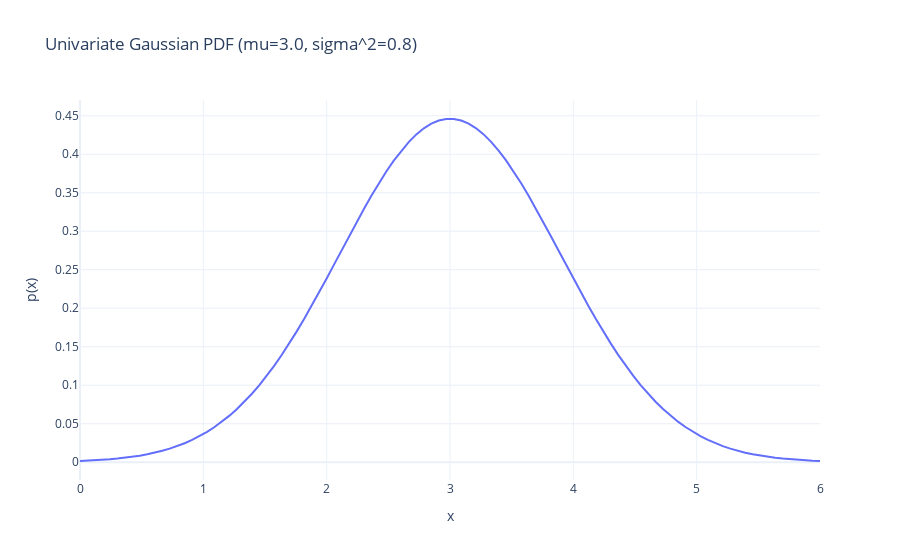
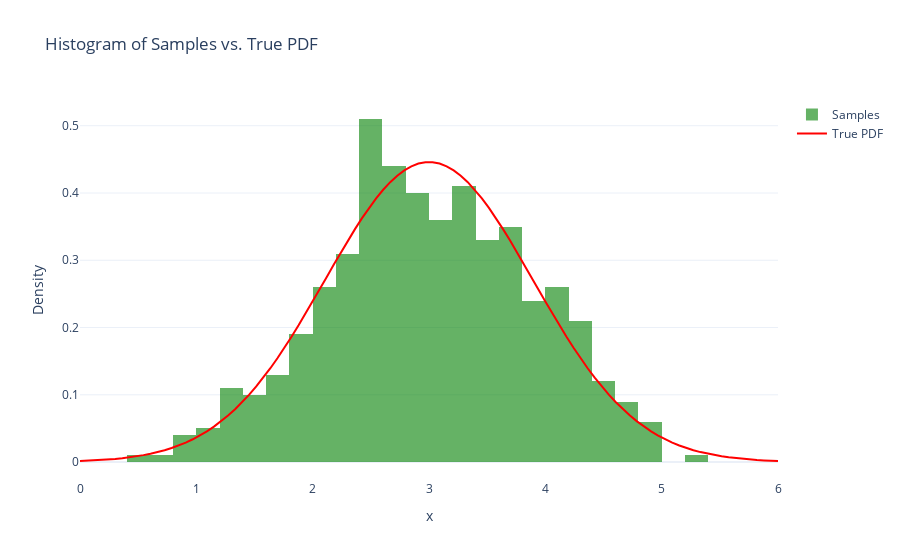

The notebook cell saved with these charts, in order:
### Markdown cell above
# Lecture 06: Gaussian Probability Distributions

Based on the lecture slides by Philipp Hennig (SS 2023).

Welcome to Lecture 06! This session focuses on the Gaussian distribution, which is arguably the most important distribution in probabilistic machine learning. We will explore its key properties, how it relates to linear algebra, and why this makes inference particularly tractable. We'll use JAX to implement the concepts and work through realistic examples.

## Review: Exponential Families

As we saw in Lecture 05, many common probability distributions belong to the **Exponential Family**. A distribution is in this family if its probability density/mass function can be written as:
$$p_w(x) = h(x) \exp[\phi(x)^T w - \log Z(w)]$$
where $h(x)$ is the base measure, $\phi(x)$ are the sufficient statistics, $w$ are the natural parameters, and $Z(w)$ is the partition function. This structure is powerful because it simplifies things like finding conjugate priors and performing maximum likelihood estimation.

## The Univariate Gaussian Distribution

Let's start with the familiar **univariate Gaussian** (or Normal) distribution, denoted as $N(x; \mu, \sigma^2)$. Its probability density function (PDF) is:
$$N(x; \mu, \sigma^2) = \frac{1}{\sqrt{2\pi\sigma^2}} \exp\left(-\frac{(x - \mu)^2}{2\sigma^2}\right)$$
Here, $\mu$ is the mean and $\sigma^2$ is the variance.

In Lecture 05, we showed that the univariate Gaussian is an Exponential Family member. Its sufficient statistics are $\phi(x) = \begin{bmatrix} x \\ -x^2/2 \end{bmatrix}$ and its natural parameters are $w = \begin{bmatrix} \mu/\sigma^2 \\ 1/\sigma^2 \end{bmatrix}$.

Let's use JAX to work with the univariate Gaussian. JAX's `jax.scipy.stats` module provides convenient functions for standard distributions.

### Code cell
# Set a random seed for reproducibility
key = jrandom.PRNGKey(42)


# Define the standard log PDF of a univariate Gaussian
def univariate_gaussian_log_pdf(x, mu, sigma_sq):
    """
    Log PDF of a univariate Gaussian N(x; mu, sigma_sq).
    """
    # jss.norm.logpdf handles the calculation directly
    return jss.norm.logpdf(x, loc=mu, scale=jnp.sqrt(sigma_sq))  # scale is std dev


# Example: Plotting a Gaussian PDF
mu_example = 3.0
sigma_sq_example = 0.8
x_values = jnp.linspace(0, 6, 100)
pdf_values = jnp.exp(
    univariate_gaussian_log_pdf(x_values, mu_example, sigma_sq_example)
)

fig = go.Figure()
fig.add_trace(
    go.Scatter(x=np.array(x_values), y=np.array(pdf_values), mode="lines", name="PDF")
)
fig.update_layout(
    title=f"Univariate Gaussian PDF (mu={mu_example}, sigma^2={sigma_sq_example})",
    xaxis_title="x",
    yaxis_title="p(x)",
    template="plotly_white",
)
fig.show()

# Example: Sampling from a univariate Gaussian
key, subkey = jrandom.split(key)  # Split the key for new randomness
num_samples = 500
samples = (
    jrandom.normal(subkey, (num_samples,)) * jnp.sqrt(sigma_sq_example) + mu_example
)

# Plot histogram of samples and true PDF using Plotly
hist = go.Histogram(
    x=np.array(samples),
    nbinsx=30,
    histnorm="probability density",
    opacity=0.6,
    marker_color="green",
    name="Samples",
)
pdf_line = go.Scatter(
    x=np.array(x_values),
    y=np.array(pdf_values),
    mode="lines",
    line=dict(color="red", width=2),
    name="True PDF",
)
fig_hist = go.Figure([hist, pdf_line])
fig_hist.update_layout(
    title="Histogram of Samples vs. True PDF",
    xaxis_title="x",
    yaxis_title="Density",
    template="plotly_white",
)
fig_hist.show()

### Figure 1 — Plotly figure (JSON) as saved in the notebook; plotly's stock layout.template omitted (floating-point values rounded to 4 significant figures)
{"data": [{"mode": "lines", "name": "PDF", "type": "scatter", "x": [0.0, 0.06061, 0.1212, 0.1818, 0.2424, 0.303, 0.3636, 0.4242, 0.4848, 0.5455, 0.6061, 0.6667, 0.7273, 0.7879, 0.8485, 0.9091, 0.9697, 1.03, 1.091, 1.152, 1.212, 1.273, 1.333, 1.394, 1.455, 1.515, 1.576, 1.636, 1.697, 1.758, 1.818, 1.879, 1.939, 2.0, 2.061, 2.121, 2.182, 2.242, 2.303, 2.364, 2.424, 2.485, 2.545, 2.606, 2.667, 2.727, 2.788, 2.848, 2.909, 2.97, 3.03, 3.091, 3.152, 3.212, 3.273, 3.333, 3.394, 3.455, 3.515, 3.576, 3.636, 3.697, 3.758, 3.818, 3.879, 3.939, 4.0, 4.061, 4.121, 4.182, 4.242, 4.303, 4.364, 4.424, 4.485, 4.545, 4.606, 4.667, 4.727, 4.788, 4.848, 4.909, 4.97, 5.03, 5.091, 5.152, 5.212, 5.273, 5.333, 5.394, 5.455, 5.515, 5.576, 5.636, 5.697, 5.758, 5.818, 5.879, 5.939, 6.0], "y": [0.001609, 0.002014, 0.002511, 0.003116, 0.003849, 0.004732, 0.005791, 0.007056, 0.008556, 0.01033, 0.01241, 0.01484, 0.01767, 0.02095, 0.02471, 0.02902, 0.03392, 0.03947, 0.04572, 0.05271, 0.0605, 0.06911, 0.07859, 0.08897, 0.1002, 0.1124, 0.1255, 0.1395, 0.1543, 0.17, 0.1863, 0.2033, 0.2208, 0.2387, 0.2569, 0.2753, 0.2935, 0.3116, 0.3292, 0.3463, 0.3626, 0.3779, 0.392, 0.4048, 0.4161, 0.4258, 0.4337, 0.4397, 0.4437, 0.4458, 0.4458, 0.4437, 0.4397, 0.4337, 0.4258, 0.4161, 0.4048, 0.392, 0.3779, 0.3626, 0.3463, 0.3292, 0.3116, 0.2935, 0.2753, 0.2569, 0.2387, 0.2208, 0.2033, 0.1863, 0.17, 0.1543, 0.1395, 0.1255, 0.1124, 0.1002, 0.08897, 0.07859, 0.06911, 0.0605, 0.05271, 0.04572, 0.03947, 0.03392, 0.02902, 0.02471, 0.02095, 0.01767, 0.01484, 0.01241, 0.01033, 0.008556, 0.007055, 0.005791, 0.004732, 0.003849, 0.003116, 0.002511, 0.002014, 0.001609]}], "layout": {"title": {"text": "Univariate Gaussian PDF (mu=3.0, sigma^2=0.8)"}, "xaxis": {"title": {"text": "x"}}, "yaxis": {"title": {"text": "p(x)"}}}}

### Figure 2 — Plotly figure (JSON) as saved in the notebook; plotly's stock layout.template omitted (floating-point values rounded to 4 significant figures; data arrays with more than 128 entries replaced by an {"elided": "..."} marker saying what was removed)
{"data": [{"histnorm": "probability density", "marker": {"color": "green"}, "name": "Samples", "nbinsx": 30, "opacity": 0.6, "type": "histogram", "x": {"elided": "500 float values"}}, {"line": {"color": "red", "width": 2}, "mode": "lines", "name": "True PDF", "type": "scatter", "x": [0.0, 0.06061, 0.1212, 0.1818, 0.2424, 0.303, 0.3636, 0.4242, 0.4848, 0.5455, 0.6061, 0.6667, 0.7273, 0.7879, 0.8485, 0.9091, 0.9697, 1.03, 1.091, 1.152, 1.212, 1.273, 1.333, 1.394, 1.455, 1.515, 1.576, 1.636, 1.697, 1.758, 1.818, 1.879, 1.939, 2.0, 2.061, 2.121, 2.182, 2.242, 2.303, 2.364, 2.424, 2.485, 2.545, 2.606, 2.667, 2.727, 2.788, 2.848, 2.909, 2.97, 3.03, 3.091, 3.152, 3.212, 3.273, 3.333, 3.394, 3.455, 3.515, 3.576, 3.636, 3.697, 3.758, 3.818, 3.879, 3.939, 4.0, 4.061, 4.121, 4.182, 4.242, 4.303, 4.364, 4.424, 4.485, 4.545, 4.606, 4.667, 4.727, 4.788, 4.848, 4.909, 4.97, 5.03, 5.091, 5.152, 5.212, 5.273, 5.333, 5.394, 5.455, 5.515, 5.576, 5.636, 5.697, 5.758, 5.818, 5.879, 5.939, 6.0], "y": [0.001609, 0.002014, 0.002511, 0.003116, 0.003849, 0.004732, 0.005791, 0.007056, 0.008556, 0.01033, 0.01241, 0.01484, 0.01767, 0.02095, 0.02471, 0.02902, 0.03392, 0.03947, 0.04572, 0.05271, 0.0605, 0.06911, 0.07859, 0.08897, 0.1002, 0.1124, 0.1255, 0.1395, 0.1543, 0.17, 0.1863, 0.2033, 0.2208, 0.2387, 0.2569, 0.2753, 0.2935, 0.3116, 0.3292, 0.3463, 0.3626, 0.3779, 0.392, 0.4048, 0.4161, 0.4258, 0.4337, 0.4397, 0.4437, 0.4458, 0.4458, 0.4437, 0.4397, 0.4337, 0.4258, 0.4161, 0.4048, 0.392, 0.3779, 0.3626, 0.3463, 0.3292, 0.3116, 0.2935, 0.2753, 0.2569, 0.2387, 0.2208, 0.2033, 0.1863, 0.17, 0.1543, 0.1395, 0.1255, 0.1124, 0.1002, 0.08897, 0.07859, 0.06911, 0.0605, 0.05271, 0.04572, 0.03947, 0.03392, 0.02902, 0.02471, 0.02095, 0.01767, 0.01484, 0.01241, 0.01033, 0.008556, 0.007055, 0.005791, 0.004732, 0.003849, 0.003116, 0.002511, 0.002014, 0.001609]}], "layout": {"title": {"text": "Histogram of Samples vs. True PDF"}, "xaxis": {"title": {"text": "x"}}, "yaxis": {"title": {"text": "Density"}}}}
